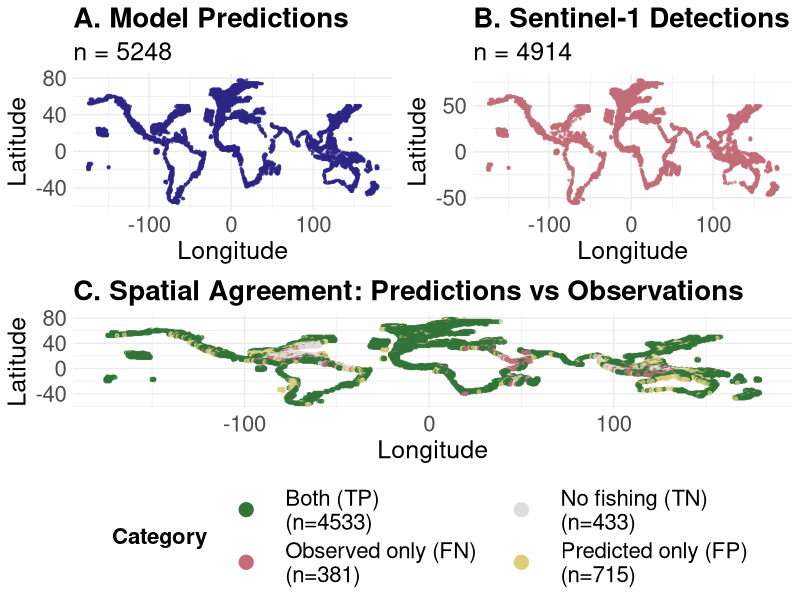
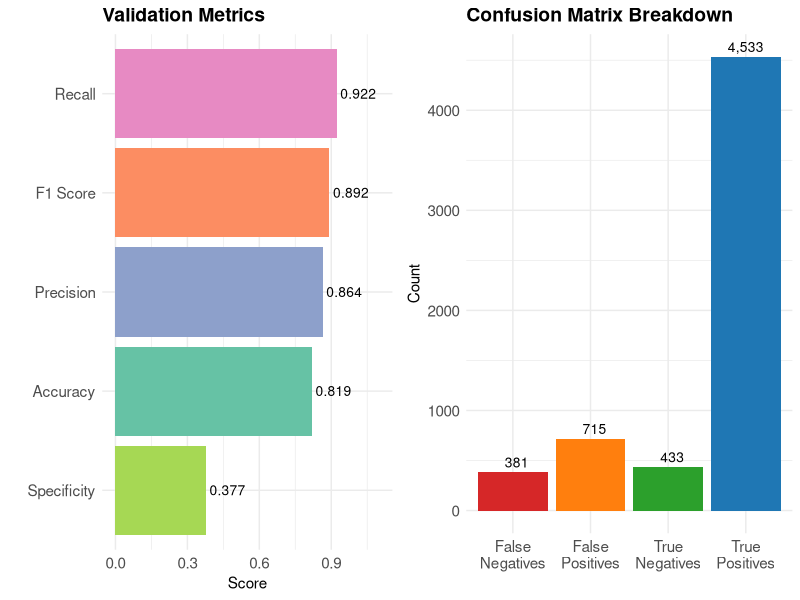
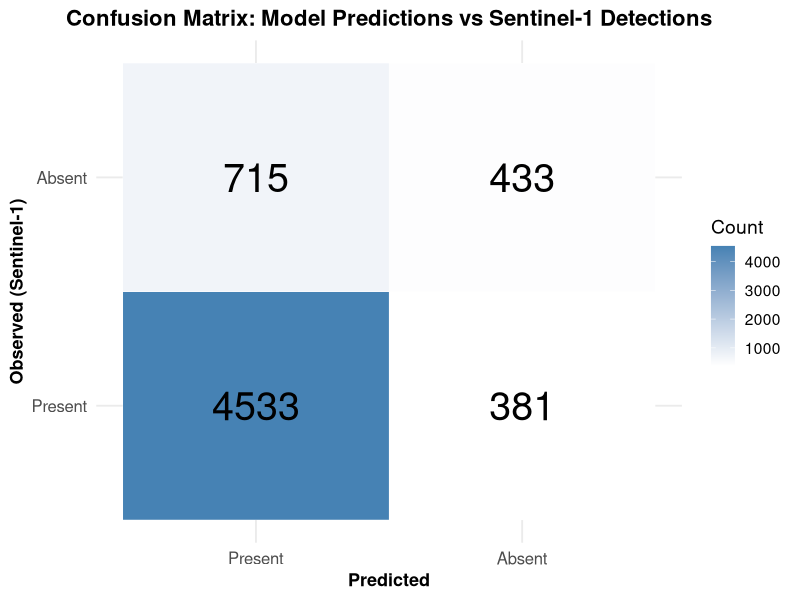

These figures' R source, in order: (Note: this script raises an error after producing the figures.)
## ---- chunk 1
library(tidyverse)
library(caret)
library(ggplot2)
library(gridExtra)
library(here)

# Set plotting theme
theme_set(theme_minimal())
## ---- chunk 2

# Load data
load_data <- function() {
  cat("Loading data...\n")
  
  # Load vessel predictions
  predictions <- read_csv(here('data/validation/ind_fishing_s1_area_presence.csv'), show_col_types = FALSE)
  cat(sprintf("Loaded %d vessel prediction records\n", nrow(predictions)))
  
  # Load Sentinel-1 detections
  s1_detections <- read_csv(here('data/validation/s1_presence_1deg.csv'), show_col_types = FALSE)
  cat(sprintf("Loaded %d Sentinel-1 detection records\n", nrow(s1_detections)))
  
  return(list(predictions = predictions, s1_detections = s1_detections))
}

# Create study area grid
create_study_area_grid <- function() {
  cat("\nLoading study area grid...\n")
  
  # Load the predefined study area
  study_area <- read_csv(here('data/validation/paolo_study_area_1deg.csv'), show_col_types = FALSE)
  all_locs <- study_area %>% select(lon, lat)
  
  cat(sprintf("Study area contains %d unique 1-degree grid cells\n", nrow(all_locs)))
  cat(sprintf("Latitude range: (%d, %d)\n", min(all_locs$lat), max(all_locs$lat)))
  cat(sprintf("Longitude range: (%d, %d)\n", min(all_locs$lon), max(all_locs$lon)))
  
  return(all_locs)
}

# Merge datasets
merge_datasets <- function(predictions, s1_detections, study_grid) {
  cat("\nMerging datasets...\n")
  
  # Prepare prediction data
  pred_data <- predictions %>%
    select(lon, lat, presence) %>%
    rename(predicted = presence)
  
  # Prepare S1 detection data
  s1_data <- s1_detections %>%
    select(lon, lat, presence) %>%
    rename(observed = presence)
  
  # Merge with study grid
  merged <- study_grid %>%
    left_join(pred_data, by = c("lon", "lat")) %>%
    left_join(s1_data, by = c("lon", "lat")) %>%
    mutate(
      predicted = replace_na(predicted, 0),
      observed = replace_na(observed, 0)
    )
  
  cat(sprintf("Total grid cells: %d\n", nrow(merged)))
  cat(sprintf("Cells with predictions: %d\n", sum(merged$predicted)))
  cat(sprintf("Cells with S1 detections: %d\n", sum(merged$observed)))
  
  return(merged)
}

## ---- chunk 3
calculate_metrics <- function(merged_data) {
  cat("\n============================================================\n")
  cat("VALIDATION METRICS\n")
  cat("============================================================\n\n")

  # Ensure factors are exactly c("0","1") with "1" as the positive class
  pred_f <- factor(merged_data$predicted, levels = c(0, 1), labels = c("0", "1"))
  obs_f  <- factor(merged_data$observed,  levels = c(0, 1), labels = c("0", "1"))

  # Confusion table with rows = Observed (reference), cols = Predicted (data)
  cm_tbl <- table(Observed = obs_f, Predicted = pred_f)

  # Extract counts deterministically
  # Rows: Observed 0,1 ; Cols: Predicted 0,1
  tn <- as.integer(cm_tbl["0", "0"])
  fp <- as.integer(cm_tbl["0", "1"])
  fn <- as.integer(cm_tbl["1", "0"])
  tp <- as.integer(cm_tbl["1", "1"])

  total <- tn + fp + fn + tp

  # Metrics computed directly from counts
  accuracy    <- (tp + tn) / total
  precision   <- if ((tp + fp) > 0) tp / (tp + fp) else NA_real_
  recall      <- if ((tp + fn) > 0) tp / (tp + fn) else NA_real_         # sensitivity
  specificity <- if ((tn + fp) > 0) tn / (tn + fp) else NA_real_
  f1 <- if (is.na(precision) || is.na(recall) || (precision + recall) == 0) {
    NA_real_
  } else {
    2 * precision * recall / (precision + recall)
  }

  # Print a neat table
  cat("Confusion Matrix (rows=Observed, cols=Predicted):\n")
  print(cm_tbl)
  cat("\nCounts:\n")
  cat(sprintf("  TP: %d  TN: %d  FP: %d  FN: %d\n", tp, tn, fp, fn))

  cat(sprintf("\nOverall Metrics:\n"))
  cat(sprintf("  Accuracy:    %.4f\n", accuracy))
  cat(sprintf("  Precision:   %.4f (TP / (TP + FP))\n", precision))
  cat(sprintf("  Recall:      %.4f (TP / (TP + FN))\n", recall))
  cat(sprintf("  F1 Score:    %.4f\n", f1))
  cat(sprintf("  Specificity: %.4f (TN / (TN + FP))\n", specificity))

  # Agreement analysis
  both_present <- tp
  both_absent  <- tn
  pred_only    <- fp
  obs_only     <- fn

  cat(sprintf("\nSpatial Agreement:\n"))
  cat(sprintf("  Both present (TP):     %5d (%.2f%%)\n", both_present, 100 * both_present / total))
  cat(sprintf("  Both absent (TN):      %5d (%.2f%%)\n", both_absent,  100 * both_absent  / total))
  cat(sprintf("  Predicted only (FP):   %5d (%.2f%%)\n", pred_only,    100 * pred_only    / total))
  cat(sprintf("  Observed only (FN):    %5d (%.2f%%)\n", obs_only,     100 * obs_only     / total))
  cat(sprintf("  Total agreement:       %5d (%.2f%%)\n", both_present + both_absent,
              100 * (both_present + both_absent) / total))

  # Return everything the rest of your pipeline expects
  return(list(
    confusion_matrix = cm_tbl,
    accuracy = as.numeric(accuracy),
    precision = as.numeric(precision),
    recall = as.numeric(recall),
    f1 = as.numeric(f1),
    specificity = as.numeric(specificity),
    tp = tp, tn = tn, fp = fp, fn = fn
  ))
}


## ---- chunk 4
plot_confusion_matrix <- function(cm, save_path = ('figs/confusion_matrix.png')) {
  cm_df <- as.data.frame(cm)
  colnames(cm_df) <- c("Observed", "Predicted", "Count")
  
  cm_df$Observed <- factor(cm_df$Observed, levels = c(1, 0), labels = c("Present", "Absent"))
  cm_df$Predicted <- factor(cm_df$Predicted, levels = c(1, 0), labels = c("Present", "Absent"))
  
  p <- ggplot(cm_df, aes(x = Predicted, y = Observed, fill = Count)) +
    geom_tile(color = "white") +
    geom_text(aes(label = Count), size = 10, color = "black") +
    scale_fill_gradient(low = "white", high = "steelblue") +
    labs(
      title = "Confusion Matrix: Model Predictions vs Sentinel-1 Detections",
      x = "Predicted",
      y = "Observed (Sentinel-1)"
    ) +
    theme_minimal(base_size = 14) +
    theme(
      plot.title = element_text(hjust = 0.5, face = "bold", size = 16),
      axis.text = element_text(size = 12),
      axis.title = element_text(size = 13, face = "bold")
    )
  
  ggsave(save_path, p, width = 8, height = 6, dpi = 300)
  cat(sprintf("\nSaved confusion matrix plot to %s\n", save_path))
}


## ---- chunk 5
plot_spatial_comparison <- function(merged_data, save_path = 'figs/spatial_comparison.png') {
  # Create agreement categories
  merged_data <- merged_data %>%
    mutate(
      category = case_when(
        predicted == 1 & observed == 1 ~ "Both (TP)",
        predicted == 1 & observed == 0 ~ "Predicted only (FP)",
        predicted == 0 & observed == 1 ~ "Observed only (FN)",
        TRUE ~ "No fishing (TN)"
      )
    )
  
  # Plot 1: Predictions
  p1 <- merged_data %>%
    filter(predicted == 1) %>%
    ggplot(aes(x = lon, y = lat)) +
    geom_point(color = "#2E2585", size = 0.5, alpha = 0.6) +
    labs(
      title = "A. Model Predictions",
      subtitle = sprintf("n = %d", sum(merged_data$predicted == 1)),
      x = "Longitude",
      y = "Latitude"
    ) +
    theme_minimal() +
    theme(plot.title = element_text(face = "bold", size = 20), 
              plot.subtitle = element_text(
      size = 18),
          # Axis titles
    axis.title.x = element_text(size = 18),  # x-axis label
    axis.title.y = element_text(size = 18),  # y-axis label

    # Axis tick labels
    axis.text.x  = element_text(size = 16),  # x tick text
    axis.text.y  = element_text(size = 16))   # y tick text)
  
  # Plot 2: Observations
  p2 <- merged_data %>%
    filter(observed == 1) %>%
    ggplot(aes(x = lon, y = lat)) +
    geom_point(color = "#C26D77", size = 0.5, alpha = 0.6) +
    labs(
      title = "B. Sentinel-1 Detections",
      subtitle = sprintf("n = %d", sum(merged_data$observed == 1)),
      x = "Longitude",
      y = "Latitude"
    ) +
    theme_minimal() +
    theme(plot.title = element_text(face = "bold", size = 20), 
              plot.subtitle = element_text(
      size = 18),
          # Axis titles
    axis.title.x = element_text(size = 18),  # x-axis label
    axis.title.y = element_text(size = 18),  # y-axis label

    # Axis tick labels
    axis.text.x  = element_text(size = 16),  # x tick text
    axis.text.y  = element_text(size = 16))   # y tick text)
  
  cat_labs <- merged_data %>%
  count(category) %>%
  mutate(label = paste0(category, " \n(n=", n, ")"))

  
  lab_vec <- setNames(cat_labs$label, cat_labs$category)

p3 <- merged_data %>%
  ggplot(aes(x = lon, y = lat, color = category)) +
  geom_point(size = 1, alpha = 0.7) +
  scale_color_manual(
    values = c(
      "Both (TP)"          = "#337538",
      "Predicted only (FP)" = "#DCCD7D",
      "Observed only (FN)"  = "#C26D77",
      "No fishing (TN)"     = "#DDDDDD"
    ),
    breaks = names(lab_vec),
    labels = lab_vec
  ) +
  labs(
    title = "C. Spatial Agreement: Predictions vs Observations",
    x = "Longitude",
    y = "Latitude",
    color = "Category"
  ) +
  theme_minimal() +
  theme(
    plot.title   = element_text(face = "bold", size = 20),
    axis.title.x = element_text(size = 18),
    axis.title.y = element_text(size = 18),
    axis.text.x  = element_text(size = 16),
    axis.text.y  = element_text(size = 16),

    legend.position    = "bottom",
    legend.direction   = "horizontal",
    legend.title       = element_text(size = 16, face = "bold"),
    legend.text        = element_text(size = 16),
    legend.key.width   = unit(1.6, "cm"),
    legend.key.height  = unit(0.7, "cm"),
    legend.spacing.x   = unit(0.6, "cm")
  ) +
  guides(
    color = guide_legend(
      nrow = 2,           # split legend into 2 rows -> less crowding
      byrow = TRUE,
      override.aes = list(
        size  = 4.5,      # bigger legend symbols
        alpha = 1
      )
    )
  )

  # Combine plots
  combined <- grid.arrange(p1, p2, p3, 
                          layout_matrix = rbind(c(1, 2), c(3, 3)),
                          heights = c(1, 1.2))
  
  ggsave(save_path, combined, width = 16, height = 12, dpi = 300)
  cat(sprintf("Saved spatial comparison plot to %s\n", save_path))
}

## ---- chunk 6
plot_metrics_summary <- function(metrics, save_path = 'figs/metrics_summary.png') {
  # Metrics bar plot
  metrics_df <- data.frame(
    Metric = c("Accuracy", "Precision", "Recall", "F1 Score", "Specificity"),
    Value = c(metrics$accuracy, metrics$precision, metrics$recall, 
              metrics$f1, metrics$specificity)
  )
  
  p1 <- ggplot(metrics_df, aes(x = reorder(Metric, Value), y = Value, fill = Metric)) +
    geom_col(show.legend = FALSE) +
    geom_text(aes(label = sprintf("%.3f", Value)), hjust = -0.1, size = 3.5) +
    coord_flip() +
    ylim(0, 1.1) +
    scale_fill_brewer(palette = "Set2") +
    labs(
      title = "Validation Metrics",
      x = "",
      y = "Score"
    ) +
    theme_minimal() +
    theme(
      plot.title = element_text(face = "bold", size = 14),
      axis.text = element_text(size = 11)
    )
  
  # Confusion matrix breakdown
  cm_df <- data.frame(
    Category = c("True\nNegatives", "False\nPositives", "False\nNegatives", "True\nPositives"),
    Count = c(metrics$tn, metrics$fp, metrics$fn, metrics$tp),
    Color = c("#2ca02c", "#ff7f0e", "#d62728", "#1f77b4")
  )
  
  p2 <- ggplot(cm_df, aes(x = Category, y = Count, fill = Color)) +
    geom_col(show.legend = FALSE) +
    geom_text(aes(label = format(Count, big.mark = ",")), vjust = -0.5, size = 3.5) +
    scale_fill_identity() +
    labs(
      title = "Confusion Matrix Breakdown",
      x = "",
      y = "Count"
    ) +
    theme_minimal() +
    theme(
      plot.title = element_text(face = "bold", size = 14),
      axis.text = element_text(size = 11)
    )
  
  # Combine plots
  combined <- grid.arrange(p1, p2, ncol = 2)
  
  ggsave(save_path, combined, width = 14, height = 5, dpi = 300)
  cat(sprintf("Saved metrics summary plot to %s\n", save_path))
}
## ---- chunk 7
export_results <- function(merged_data, metrics) {
  # Create results directory
  if (!dir.exists('results')) {
    dir.create('results')
  }
  
  # Export merged data with agreement categories
  merged_export <- merged_data %>%
    mutate(
      agreement = case_when(
        predicted == 1 & observed == 1 ~ "TP",
        predicted == 1 & observed == 0 ~ "FP",
        predicted == 0 & observed == 1 ~ "FN",
        predicted == 0 & observed == 0 ~ "TN"
      )
    )
  
  write_csv(merged_export, 'results/validation_results.csv')
  cat("\nExported detailed results to results/validation_results.csv\n")
  
  # Export metrics summary
  metrics_summary <- data.frame(
    Metric = c("Accuracy", "Precision", "Recall", "F1_Score", "Specificity",
               "True_Positives", "True_Negatives", "False_Positives", "False_Negatives"),
    Value = c(metrics$accuracy, metrics$precision, metrics$recall, metrics$f1,
              metrics$specificity, metrics$tp, metrics$tn, metrics$fp, metrics$fn)
  )
  
  write_csv(metrics_summary, 'results/metrics_summary.csv')
  cat("Exported metrics summary to results/metrics_summary.csv\n")
}
## ---- chunk 8
main <- function() {
  # Create output directories
  if (!dir.exists('figs')) {
    dir.create('figs')
  }
  if (!dir.exists('results')) {
    dir.create('results')
  }
  
  # Load data
  data <- load_data()
  
  # Create study area grid
  study_grid <- create_study_area_grid()
  
  # Merge datasets
  merged_data <- merge_datasets(data$predictions, data$s1_detections, study_grid)
  
  # Calculate metrics
  metrics <- calculate_metrics(merged_data)
  
  # Create visualizations
  cat("\nGenerating visualizations...\n")
  plot_confusion_matrix(metrics$confusion_matrix)
  plot_spatial_comparison(merged_data)
  plot_metrics_summary(metrics)
  
  # Export results
  export_results(merged_data, metrics)
  
  cat("\n============================================================\n")
  cat("VALIDATION ANALYSIS COMPLETE\n")
  cat("============================================================\n\n")
  cat("Output files created:\n")
  cat("  - figs/confusion_matrix.png\n")
  cat("  - figs/spatial_comparison.png\n")
  cat("  - figs/metrics_summary.png\n")
  cat("  - results/validation_results.csv\n")
  cat("  - results/metrics_summary.csv\n")
}

# Run main function
main()

## ---- chunk 9
  # Load data
  data <- load_data()
  
  # Create study area grid
  study_grid <- create_study_area_grid()
  
  # Merge datasets
  merged_data <- merge_datasets(data$predictions, data$s1_detections, study_grid)
  
    merged_data <- merged_data %>%
    mutate(
      category = case_when(
        predicted == 1 & observed == 1 ~ "Both (TP)",
        predicted == 1 & observed == 0 ~ "Predicted only (FP)",
        predicted == 0 & observed == 1 ~ "Observed only (FN)",
        TRUE ~ "No fishing (TN)"
      )
    )
  
  # Plot 1: Predictions
  p1 <- merged_data %>%
    filter(predicted == 1) %>%
    ggplot(aes(x = lon, y = lat)) +
    geom_point(color = "#2E2585", size = 0.5, alpha = 0.6) +
    labs(
      title = "A. Model Predictions",
      subtitle = sprintf("n = %d", sum(merged_data$predicted == 1)),
      x = "Longitude",
      y = "Latitude"
    ) +
    theme_minimal() +
    theme(plot.title = element_text(face = "bold", size = 20), 
              plot.subtitle = element_text(
      size = 18),
          # Axis titles
    axis.title.x = element_text(size = 18),  # x-axis label
    axis.title.y = element_text(size = 18),  # y-axis label

    # Axis tick labels
    axis.text.x  = element_text(size = 16),  # x tick text
    axis.text.y  = element_text(size = 16))   # y tick text)
  
  # Plot 2: Observations
  p2 <- merged_data %>%
    filter(observed == 1) %>%
    ggplot(aes(x = lon, y = lat)) +
    geom_point(color = "#C26D77", size = 0.5, alpha = 0.6) +
    labs(
      title = "B. Sentinel-1 Detections",
      subtitle = sprintf("n = %d", sum(merged_data$observed == 1)),
      x = "Longitude",
      y = "Latitude"
    ) +
    theme_minimal() +
    theme(plot.title = element_text(face = "bold", size = 20), 
              plot.subtitle = element_text(
      size = 18),
          # Axis titles
    axis.title.x = element_text(size = 18),  # x-axis label
    axis.title.y = element_text(size = 18),  # y-axis label

    # Axis tick labels
    axis.text.x  = element_text(size = 16),  # x tick text
    axis.text.y  = element_text(size = 16))   # y tick text)
  
  cat_labs <- merged_data %>%
  count(category) %>%
  mutate(label = paste0(category, " \n(n=", n, ")"))

  
  lab_vec <- setNames(cat_labs$label, cat_labs$category)

p3 <- merged_data %>%
  ggplot(aes(x = lon, y = lat, color = category)) +
  geom_point(size = 1, alpha = 0.7) +
  scale_color_manual(
    values = c(
      "Both (TP)"          = "#337538",
      "Predicted only (FP)" = "#DCCD7D",
      "Observed only (FN)"  = "#C26D77",
      "No fishing (TN)"     = "#DDDDDD"
    ),
    breaks = names(lab_vec),
    labels = lab_vec
  ) +
  labs(
    title = "C. Spatial Agreement: Predicted vs Observed",
    x = "Longitude",
    y = "Latitude",
    color = "Category"
  ) +
  theme_minimal() +
  theme(
    plot.title   = element_text(face = "bold", size = 20),
    axis.title.x = element_text(size = 18),
    axis.title.y = element_text(size = 18),
    axis.text.x  = element_text(size = 16),
    axis.text.y  = element_text(size = 16),

    legend.position    = "bottom",
    legend.direction   = "horizontal",
    legend.title       = element_text(size = 16, face = "bold"),
    legend.text        = element_text(size = 16),
    legend.key.width   = unit(1.6, "cm"),
    legend.key.height  = unit(0.7, "cm"),
    legend.spacing.x   = unit(0.6, "cm")
  ) +
  guides(
    color = guide_legend(
      nrow = 2,           # split legend into 2 rows -> less crowding
      byrow = TRUE,
      override.aes = list(
        size  = 4.5,      # bigger legend symbols
        alpha = 1
      )
    )
  )


  metrics <- calculate_metrics(merged_data)

  # Metrics bar plot
  metrics_df <- data.frame(
    Metric = c("Accuracy", "Precision", "Recall", "F1 Score", "Specificity"),
    Value = c(metrics$accuracy, metrics$precision, metrics$recall, 
              metrics$f1, metrics$specificity)
  )
 
cb_pal <- c(
  "Accuracy"     = "#0072B2",  # blue
  "Precision"    = "#E69F00",  # orange
  "Recall"       = "#009E73",  # green
  "F1 Score"     = "#CC79A7",  # purple/pink
  "Specificity"  = "#D55E00"   # vermillion
)

p4 <- ggplot(metrics_df, aes(x = reorder(Metric, Value), y = Value, fill = Metric)) +
  geom_col(show.legend = FALSE) +
  geom_text(aes(label = sprintf("%.3f", Value)), hjust = -0.1, size = 3.5) +
  coord_flip() +
  ylim(0, 1.1) +
  scale_fill_manual(values = cb_pal, drop = FALSE) +
  labs(
    title = "D. Validation Metrics",
    x = "",
    y = "Score"
  ) +
  theme_minimal() +
  theme(
    plot.title   = element_text(face = "bold", size = 20),
    axis.title.x = element_text(size = 18),
    axis.title.y = element_text(size = 18),
    axis.text.x  = element_text(size = 16),
    axis.text.y  = element_text(size = 16)
  )

  combined <- grid.arrange(
  p1, p2, p3, p4,
  ncol = 2, nrow = 2
)
  
  ggsave(here("prep/06_manuscript/figs/validation_plot_combined.png"), combined, width = 16, height = 12, dpi = 300)

## ---- chunk 10
metrics_summary <- read.csv("results/metrics_summary.csv")

validation_results <- read.csv("results/validation_results.csv")

# balanced accuracy = (Sensitivity + Specificity)/2 = (TP/(TP+FN) + TN/(TN+FP))/2

TP <- metrics_summary %>% filter(Metric == "True_Positives") %>% pull(Value)

TN <- metrics_summary %>% filter(Metric == "True_Negatives") %>% pull(Value)

FN <- metrics_summary %>% filter(Metric == "False_Negatives") %>% pull(Value)

FP <- metrics_summary %>% filter(Metric == "False_Positives") %>% pull(Value)

balanced_accuracy = ((TP/(TP+FN)) + (TN/(TN+FP)))/2 # 0.65

mcc_num <- TP*TN - FP*FN
mcc_den <- sqrt((TP+FP)*(TP+FN)*(TN+FP)*(TN+FN))
mcc <- mcc_num / mcc_den
mcc # 0.344

study_area <- read_csv(here('data/validation/paolo_study_area_1deg.csv'), show_col_types = FALSE)

p2 <- study_area %>%
    ggplot(aes(x = lon, y = lat)) +
    geom_point(color = "red", size = 0.5, alpha = 0.6) +
    labs(
      title = "Study area",
      x = "Longitude",
      y = "Latitude"
    ) +
    theme_minimal() +
    theme(plot.title = element_text(face = "bold"))
